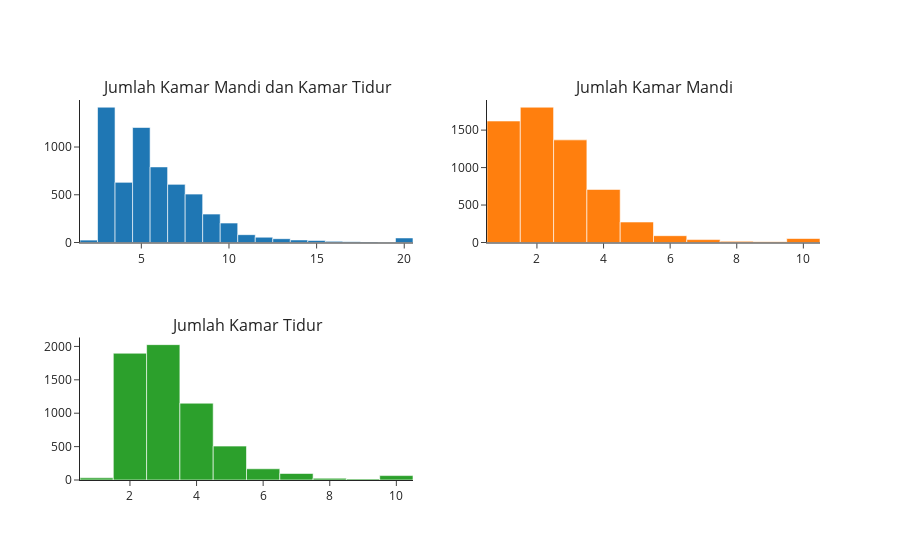

This figure's notebook cell:
### Code cell
fig = make_subplots(rows=2, cols=2, specs=[[{'type':'xy'}, {'type':'xy'}], [{'type':'xy'}, None]], subplot_titles=("Jumlah Kamar Mandi dan Kamar Tidur", "Jumlah Kamar Mandi", "Jumlah Kamar Tidur"))

fig.add_trace(go.Histogram(x = cp_df["BB"],name="TMG"),row=1, col=1)
fig.add_trace(go.Histogram(x = df["bath"] ,name="Bath Room"),row=1, col=2)
fig.add_trace(go.Histogram(x = df["bed"] ,name="Bed Room"),row=2, col=1)

fig.update_layout(showlegend=False, title_x=.5)

fig.show()

### Figure 1 — Plotly figure (JSON) as saved in the notebook; plotly's stock layout.template omitted (floating-point values rounded to 4 significant figures; data arrays with more than 128 entries replaced by an {"elided": "..."} marker saying what was removed)
{"data": [{"name": "TMG", "type": "histogram", "x": {"elided": "5992 int values"}, "xaxis": "x", "yaxis": "y"}, {"name": "Bath Room", "type": "histogram", "x": {"elided": "5992 int values"}, "xaxis": "x2", "yaxis": "y2"}, {"name": "Bed Room", "type": "histogram", "x": {"elided": "5992 int values"}, "xaxis": "x3", "yaxis": "y3"}], "layout": {"annotations": [{"font": {"size": 16}, "showarrow": false, "text": "Jumlah Kamar Mandi dan Kamar Tidur", "x": 0.225, "xanchor": "center", "xref": "paper", "y": 1, "yanchor": "bottom", "yref": "paper"}, {"font": {"size": 16}, "showarrow": false, "text": "Jumlah Kamar Mandi", "x": 0.775, "xanchor": "center", "xref": "paper", "y": 1, "yanchor": "bottom", "yref": "paper"}, {"font": {"size": 16}, "showarrow": false, "text": "Jumlah Kamar Tidur", "x": 0.225, "xanchor": "center", "xref": "paper", "y": 0.375, "yanchor": "bottom", "yref": "paper"}], "showlegend": false, "title": {"x": 0.5}, "xaxis": {"anchor": "y", "domain": [0, 0.45]}, "xaxis2": {"anchor": "y2", "domain": [0.55, 1]}, "xaxis3": {"anchor": "y3", "domain": [0, 0.45]}, "yaxis": {"anchor": "x", "domain": [0.625, 1]}, "yaxis2": {"anchor": "x2", "domain": [0.625, 1]}, "yaxis3": {"anchor": "x3", "domain": [0, 0.375]}}}
